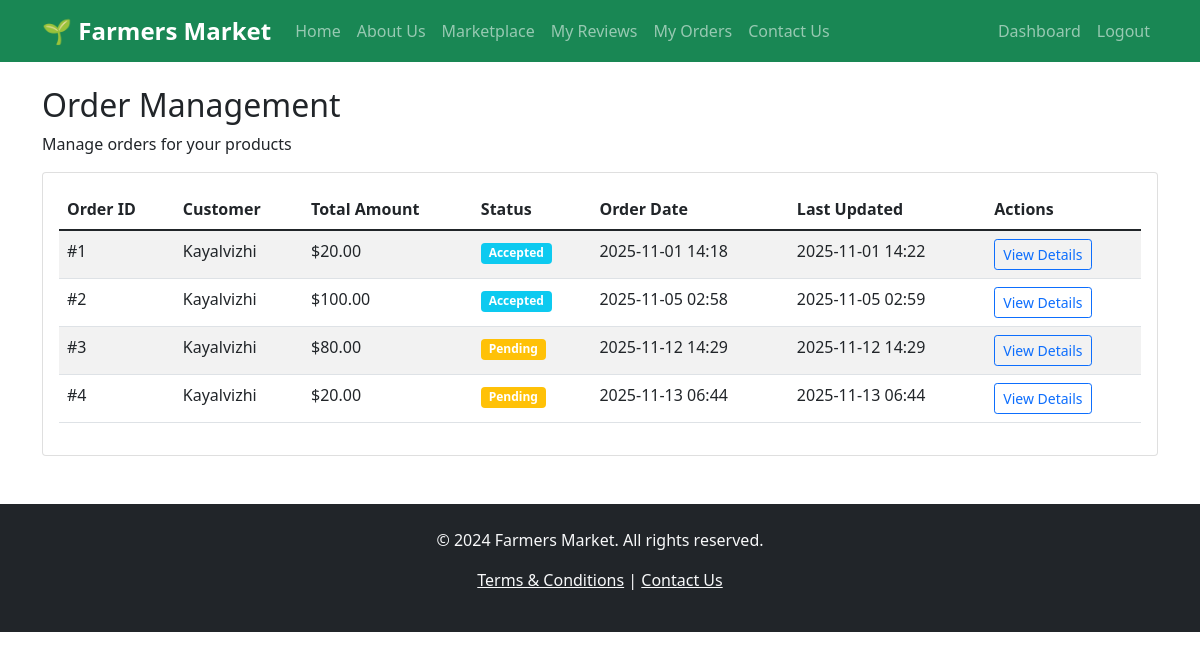
The page /farmer_orders (signed in) on the database its author committed.
### app.py (models this page shows)
class Order(db.Model):
    id = db.Column(db.Integer, primary_key=True)
    customer_id = db.Column(db.Integer, db.ForeignKey('user.id'), nullable=False)
    total_amount = db.Column(db.Float, nullable=False)
    status = db.Column(db.String(20), default='pending')  # pending, accepted, shipped, delivered, cancelled
    created_at = db.Column(db.DateTime, default=datetime.utcnow)
    updated_at = db.Column(db.DateTime, default=datetime.utcnow, onupdate=datetime.utcnow)
    order_items = db.relationship('OrderItem', backref='order', lazy=True)

class User(UserMixin, db.Model):
    id = db.Column(db.Integer, primary_key=True)
    username = db.Column(db.String(80), unique=True, nullable=False)
    email = db.Column(db.String(120), unique=True, nullable=False)
    password_hash = db.Column(db.String(120), nullable=False)
    user_type = db.Column(db.String(20), nullable=False)  # 'farmer' or 'customer'
    created_at = db.Column(db.DateTime, default=datetime.utcnow)

### app.py (the view)
@app.route('/farmer_orders')
@login_required
def farmer_orders():
    if current_user.user_type != 'farmer':
        flash('Only farmers can view orders')
        return redirect(url_for('dashboard'))
    orders = db.session.query(Order).\
        join(OrderItem).\
        filter(OrderItem.farmer_id == current_user.id).\
        group_by(Order.id).\
        all()
    order_items = OrderItem.query.filter_by(farmer_id=current_user.id).all()
    return render_template('farmer_orders.html', orders=orders, order_items=order_items)

### app.py (called while the page is built)
@login_manager.user_loader
def load_user(user_id):
    return User.query.get(int(user_id))

### templates/farmer_orders.html (shortened to what this page needs)
{% extends "base.html" %}
{% block content %}
<div class="row">
    <div class="col-md-12">
        <h2>Order Management</h2>
        <p>Manage orders for your products</p>
        {% if orders %}
        <div class="card">
            <div class="card-body">
                <div class="table-responsive">
                    <table class="table table-striped">
                        <thead>
                            <tr>
                                <th>Order ID</th>
                                <th>Customer</th>
                                <th>Total Amount</th>
                                <th>Status</th>
                                <th>Order Date</th>
                                <th>Last Updated</th>
                                <th>Actions</th>
                            </tr>
                        </thead>
                        <tbody>
                            {% for order in orders %}
                            <tr>
                                <td>#{{ order.id }}</td>
                                <td>{{ order.customer.username }}</td>
                                <td>${{ "%.2f"|format(order.total_amount) }}</td>
                                <td>
                                    <span class="badge
                                        {% if order.status == 'pending' %}bg-warning
                                        {% elif order.status == 'accepted' %}bg-info
                                        {% elif order.status == 'shipped' %}bg-primary
                                        {% elif order.status == 'delivered' %}bg-success
                                        {% elif order.status == 'cancelled' %}bg-danger
                                        {% else %}bg-secondary{% endif %}">
                                        {{ order.status|title }}
                                    </span>
                                </td>
                                <td>{{ order.created_at.strftime('%Y-%m-%d %H:%M') }}</td>
                                <td>{{ order.updated_at.strftime('%Y-%m-%d %H:%M') }}</td>
                                <td>
                                    <a href="{{ url_for('farmer_order_details', order_id=order.id) }}" class="btn btn-sm btn-outline-primary">
                                        View Details
                                    </a>
                                </td>
                            </tr>
                            {% endfor %}
                        </tbody>
                    </table>
                </div>
            </div>
        </div>
        {% else %}
        <div class="text-center py-5">
            <h4>No orders yet</h4>
            <p>You haven't received any orders for your products yet.</p>
            <a href="{{ url_for('marketplace') }}" class="btn btn-success">View Marketplace</a>
        </div>
        {% endif %}
    </div>
</div>
{% endblock %}

### templates/base.html (shortened to what this page needs)
<!DOCTYPE html>
<html lang="en">
<head>
    <link href="https://cdn.jsdelivr.net/npm/bootstrap@5.1.3/dist/css/bootstrap.min.css" rel="stylesheet">
    <link href="{{ url_for('static', filename='css/style.css') }}" rel="stylesheet">
</head>
<body>
    <nav class="navbar navbar-expand-lg navbar-dark bg-success">
        <div class="container">
            <a class="navbar-brand" href="{{ url_for('index') }}">🌱 Farmers Market</a>
            <div class="collapse navbar-collapse" id="navbarNav">
                <ul class="navbar-nav me-auto">
                    <li class="nav-item">
                        <a class="nav-link" href="{{ url_for('index') }}">Home</a>
                    </li>
                    <li class="nav-item">
                        <a class="nav-link" href="{{ url_for('about') }}">About Us</a>
                    </li>
                    <li class="nav-item">
                        <a class="nav-link" href="{{ url_for('marketplace') }}">Marketplace</a>
                    </li>
                    {% if current_user.is_authenticated and current_user.user_type == 'farmer' %}
                    <li class="nav-item">
                        <a class="nav-link" href="{{ url_for('farmer_reviews') }}">My Reviews</a>
                    </li>
                    {% endif %}
                    {% if current_user.is_authenticated and current_user.user_type == 'farmer' %}
                        <li class="nav-item">
                            <a class="nav-link" href="{{ url_for('farmer_orders') }}">My Orders</a>
                        </li>
                        {% endif %}
                    <li class="nav-item">
                        <a class="nav-link" href="{{ url_for('contact') }}">Contact Us</a>
                    </li>
                </ul>
                <ul class="navbar-nav">
                    {% if current_user.is_authenticated %}
                        <li class="nav-item">
                            <a class="nav-link" href="{{ url_for('dashboard') }}">Dashboard</a>
                        </li>
                        <li class="nav-item">
                            <a class="nav-link" href="{{ url_for('logout') }}">Logout</a>
                        </li>
                    {% endif %}
                </ul>
            </div>
        </div>
    </nav>
    <div class="container mt-4">
        {% block content %}{% endblock %}
    </div>
    <footer class="bg-dark text-light mt-5 py-4">
        <div class="container text-center">
            <p>&copy; 2024 Farmers Market. All rights reserved.</p>
            <p>
                <a href="{{ url_for('terms') }}" class="text-light">Terms & Conditions</a> |
                <a href="{{ url_for('contact') }}" class="text-light">Contact Us</a>
            </p>
        </div>
    </footer>
</body>
</html>

### static/css/style.css (style rules this page uses)
.card { transition: transform 0.2s; }
.navbar-brand { font-weight: bold; font-size: 1.5rem; }

### rows shown on the page
Order: id "1", customer.username "Kayalvizhi", total_amount "20.00", status "Accepted", created_at "2025-11-01 14:18", updated_at "2025-11-01 14:22"
Order: id "2", customer.username "Kayalvizhi", total_amount "100.00", status "Accepted", created_at "2025-11-05 02:58", updated_at "2025-11-05 02:59"
Order: id "3", customer.username "Kayalvizhi", total_amount "80.00", status "Pending", created_at "2025-11-12 14:29", updated_at "2025-11-12 14:29"
Order: id "4", customer.username "Kayalvizhi", total_amount "20.00", status "Pending", created_at "2025-11-13 06:44", updated_at "2025-11-13 06:44"
